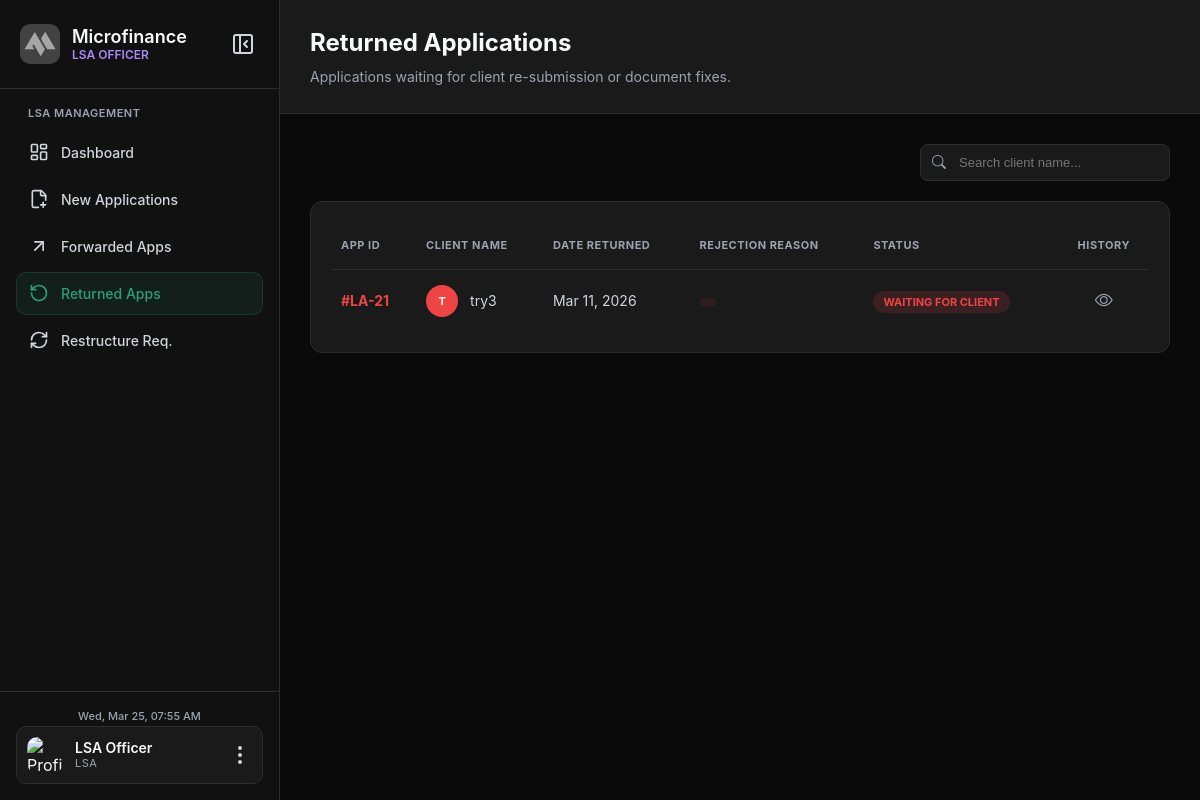
Page /LSA/returned.php on the earlier database version.
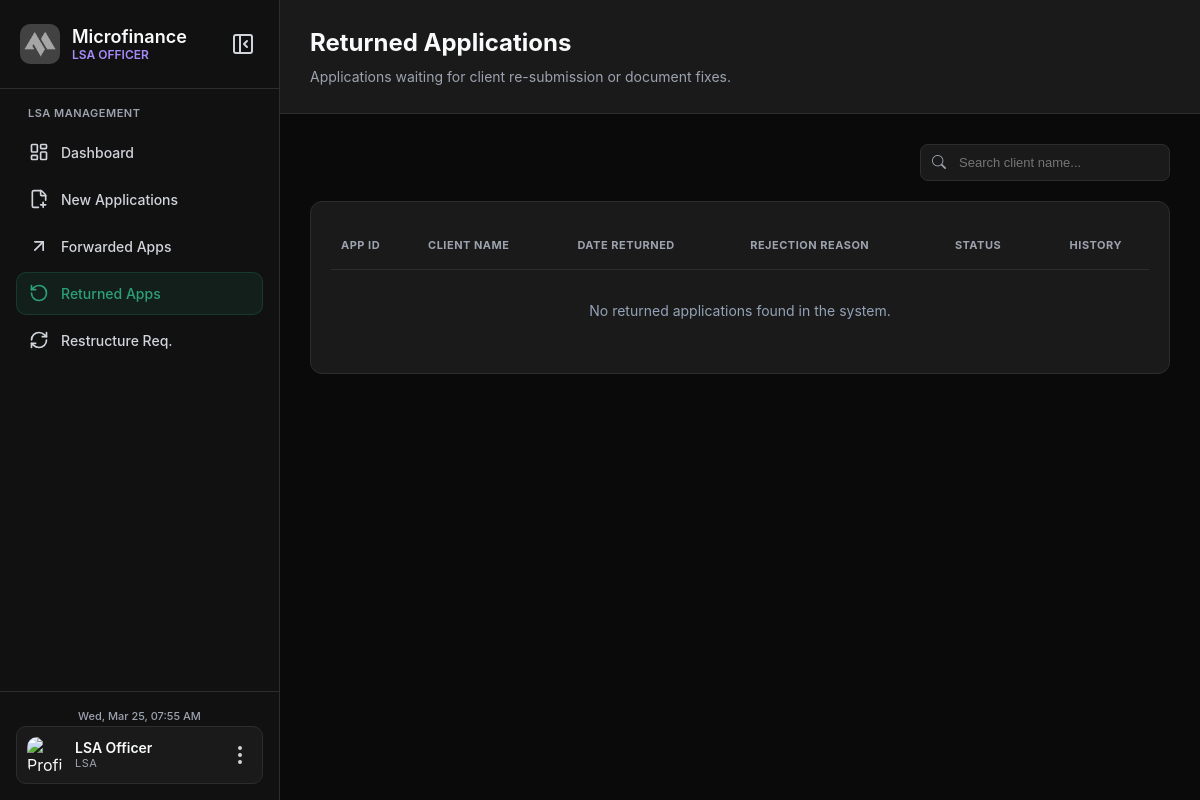
Same page on the later database version.
### tables this page shows
CREATE TABLE `loan_applications` (
  `id` int(11) NOT NULL,
  `user_id` int(11) NOT NULL,
  `principal_amount` decimal(10,2) NOT NULL,
  `term_months` int(11) NOT NULL,
  `loan_purpose` text NOT NULL,
  `source_of_income` varchar(255) NOT NULL,
  `estimated_monthly_income` decimal(10,2) NOT NULL,
  `interest_rate` decimal(5,2) NOT NULL,
  `interest_type` enum('MONTHLY','ANNUAL') DEFAULT 'MONTHLY',
  `interest_method` enum('FLAT') DEFAULT 'FLAT',
  `total_interest` decimal(10,2) DEFAULT NULL,
  `total_payable` decimal(10,2) DEFAULT NULL,
  `monthly_due` decimal(10,2) DEFAULT NULL,
  `status` enum('PENDING','VERIFIED','APPROVED','REJECTED') DEFAULT 'PENDING',
  `remarks` text DEFAULT NULL,
  `created_at` timestamp NOT NULL DEFAULT current_timestamp(),
  `updated_at` timestamp NOT NULL DEFAULT current_timestamp() ON UPDATE current_timestamp()
);

CREATE TABLE `users` (
  `id` int(11) NOT NULL,
  `fullname` varchar(100) DEFAULT NULL,
  `profile_pic` varchar(255) DEFAULT NULL,
  `phone` varchar(20) DEFAULT NULL,
  `email` varchar(100) DEFAULT NULL,
  `password` varchar(255) DEFAULT NULL,
  `created_at` timestamp NOT NULL DEFAULT current_timestamp(),
  `account_status` varchar(50) DEFAULT 'ACTIVE',
  `login_attempts` int(11) DEFAULT 0,
  `locked_until` datetime DEFAULT NULL,
  `otp_code` varchar(10) DEFAULT NULL,
  `otp_expiry` datetime DEFAULT NULL,
  `dob` date DEFAULT NULL,
  `gender` varchar(20) DEFAULT NULL,
  `occupation` varchar(100) DEFAULT NULL,
  `address` text DEFAULT NULL
);

### LSA/returned.php (the view, shortened to what this page needs)
<?php
include 'includes/db_connect.php';
$query = "SELECT la.id, la.updated_at, la.remarks, u.fullname
          FROM loan_applications la
          JOIN users u ON la.user_id = u.id
          WHERE la.status = 'REJECTED'
          ORDER BY la.updated_at DESC";
$stmt = $pdo->query($query);
$results = $stmt ? $stmt->fetchAll(PDO::FETCH_ASSOC) : [];
?>
<!DOCTYPE html>
<html lang="en">
<head>
    <link rel="stylesheet" href="https://cdn.jsdelivr.net/npm/bootstrap-icons@1.11.1/font/bootstrap-icons.css">
    <link rel="stylesheet" href="assets/css/Returned.css">
    <link rel="stylesheet" href="assets/css/base-style.css">
</head>
<body>
    <?php include 'includes/sidebar.php'; ?>
    <div class="main-content">
        <div class="page-header">
            <h1>Returned Applications</h1>
            <p>Applications waiting for client re-submission or document fixes.</p>
        </div>
        <div class="top-bar">
            <div class="search-wrapper">
                <i class="bi bi-search search-icon"></i>
                <input type="text" id="returnSearch" class="search-input" placeholder="Search client name...">
            </div>
        </div>
        <div class="content-card">
            <table>
                <thead>
                    <tr>
                        <th>App ID</th>
                        <th>Client Name</th>
                        <th>Date Returned</th>
                        <th>Rejection Reason</th>
                        <th>Status</th>
                        <th style="text-align:center;">History</th>
                    </tr>
                </thead>
                <tbody id="returnedTable">
                    <?php if ($results && count($results) > 0): ?>
                        <?php foreach($results as $row): ?>
                        <tr>
                            <td style="color:#ef4444; font-weight:700;">#LA-<?php echo $row['id']; ?></td>
                            <td>
                                <div class="client-info">
                                    <div class="mini-avatar" style="background:#ef4444; color:white;">
                                        <?php echo strtoupper(substr($row['fullname'], 0, 1)); ?>
                                    </div>
                                    <span class="client-name"><?php echo htmlspecialchars($row['fullname']); ?></span>
                                </div>
                            </td>
                            <td><?php echo date('M d, Y', strtotime($row['updated_at'])); ?></td>
                            <td>
                                <span class="reason-text"><?php echo htmlspecialchars($row['remarks']); ?></span>
                            </td>
                            <td><span class="badge-returned">Waiting for Client</span></td>
                            <td style="text-align:center;">
                                <a href="view_details.php?id=<?php echo $row['id']; ?>" class="btn-view" title="View Details">
                                    <i class="bi bi-eye"></i>
                                </a>
                            </td>
                        </tr>
                        <?php endforeach; ?>
                    <?php else: ?>
                        <tr><td colspan="6" style="text-align:center; padding: 30px; color: #94a3b8;">No returned applications found in the system.</td></tr>
                    <?php endif; ?>
                </tbody>
            </table>
        </div>
    </div>
</body>
</html>

Differences in the rows shown:
removed loan_applications: id "21", user.fullname "T", user.fullname "try3", updated_at "Mar 11, 2026"
Other differences:
text now shown: "No returned applications found in the system."
